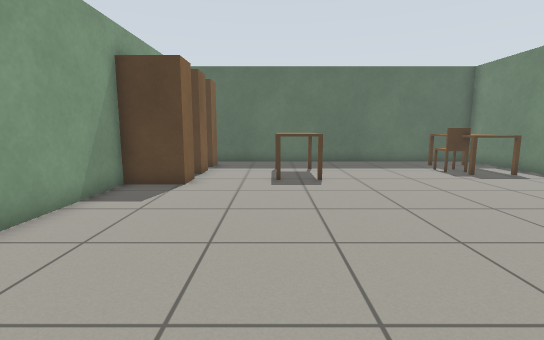
[1] (above)

13 first-person views from a walk through a robot-simulator world made for Gazebo. The camera is 0.9 m above the floor, tilts 8° down and sees 85° across. The floor is counted in squares, 0.5 m on a side. Each view is taken from the middle of a square. On the plan, view 1 faces up. The plan holds only what a view shows up to about 16 squares ahead; the rest is blank. Gazebo's built-in surfaces are drawn with simple patterns. Simple shapes stand in for some stock models.

[2]
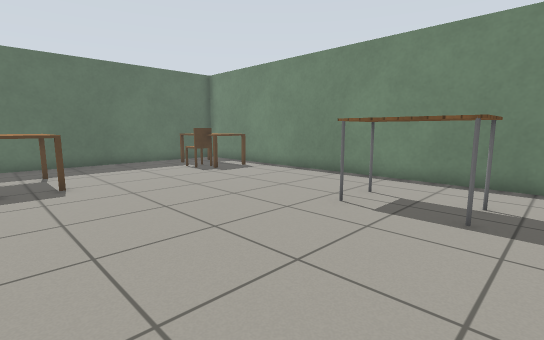

[3]
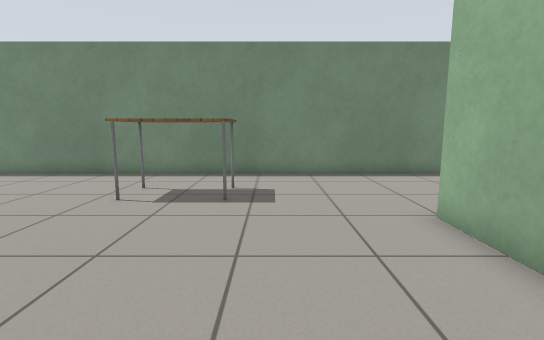

[4]
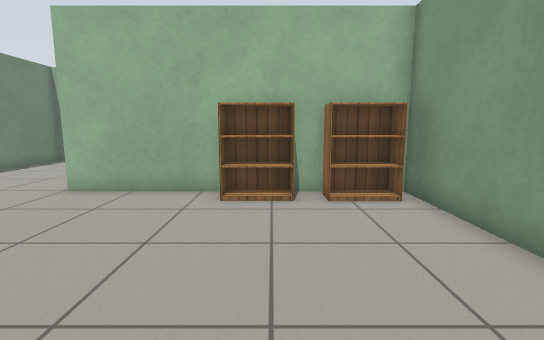

[5]
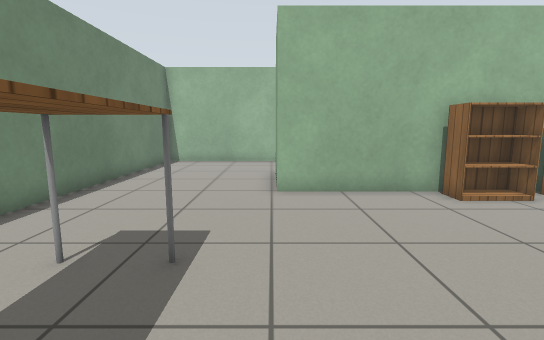

[6]
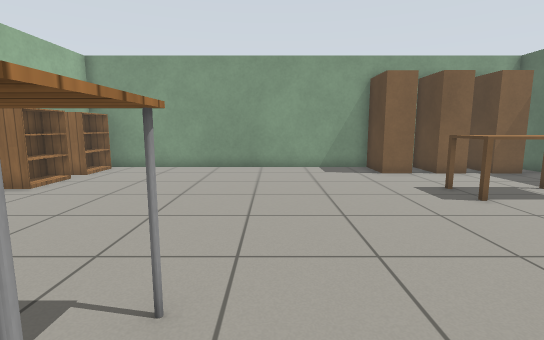

[7]
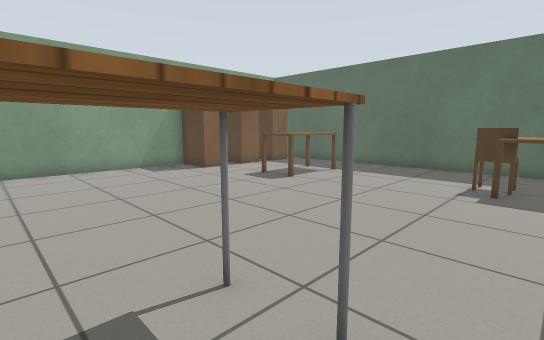

[8]
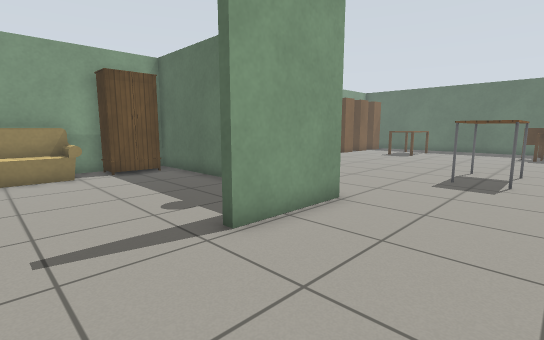

[9]
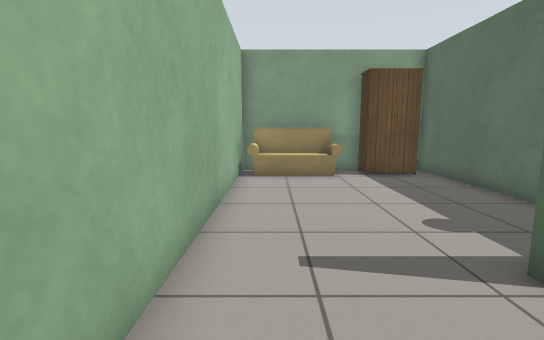

[10]
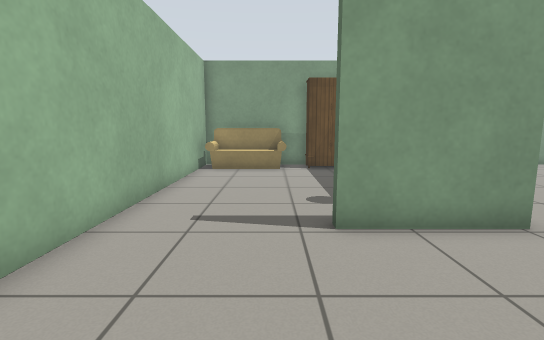

[11]
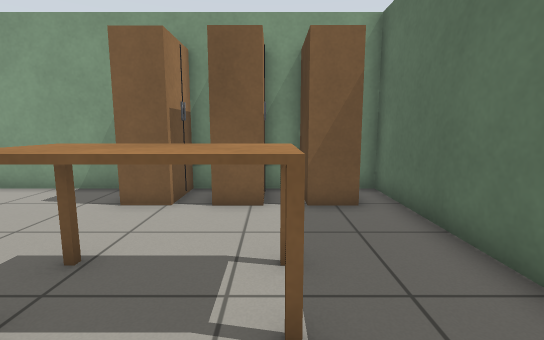

[12]
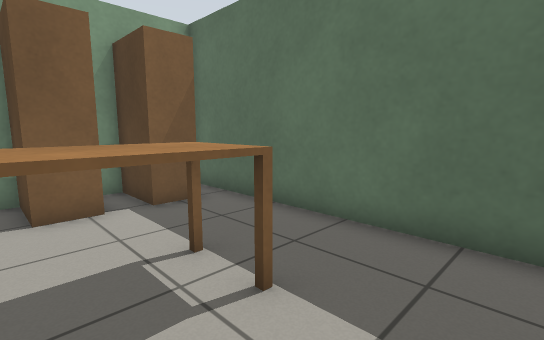

[13]
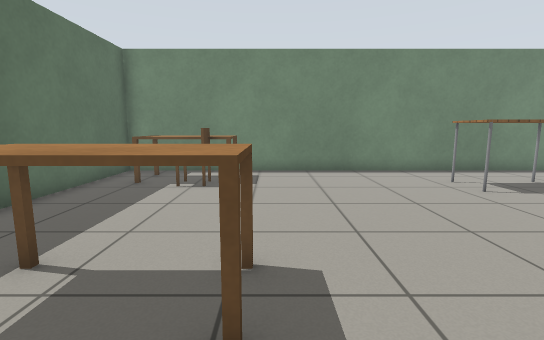

### Floor plan
Ten units are one square. View 1 is at (0, 0); x grows to the right and y downward. Boxes are objects, and circles mark ways between rooms. Rooms are numbered by the first view taken in them; rooms with no view inside come last. Other rooms are left out.
<svg viewBox="-60 -166 171 286">
<path fill="none" stroke="#000" d="M4 34 49 34 49 69M-25 34 -14 34M-48 -139 -48 34M54 113 106 113 106 -161 -48 -161M-25 113 54 113M11 36 -49 36M-48 61 -48 113"/>
<rect x="-55" y="-105" width="30" height="10" fill="#bbb"><title>wardrobe</title></rect>
<rect x="-55" y="-135" width="30" height="20" fill="#bbb"><title>wardrobe</title></rect>
<rect x="-45" y="15" width="20" height="20" fill="#bbb"><title>bookshelf</title></rect>
<rect x="-45" y="-155" width="20" height="20" fill="#bbb"><title>wardrobe</title></rect>
<rect x="-15" y="15" width="20" height="20" fill="#bbb"><title>bookshelf</title></rect>
<rect x="-5" y="-135" width="30" height="30" fill="#bbb"><title>table</title></rect>
<rect x="65" y="-45" width="20" height="40" fill="#bbb"><title>table</title></rect>
<rect x="65" y="-135" width="20" height="20" fill="#bbb"><title>chair</title></rect>
<rect x="75" y="-145" width="20" height="30" fill="#bbb"><title>kitchen table</title></rect>
<rect x="-45" y="75" width="20" height="40" fill="#bbb"><title>sofa</title></rect>
<rect x="-45" y="45" width="10" height="20" fill="#bbb"><title>wardrobe</title></rect>
<circle cx="-10" cy="40" r="3" fill="#2a7"/>
<circle cx="50" cy="90" r="3" fill="#2a7"/>
<text x="40" y="-40">1</text>
<text x="0" y="80">2</text>
</svg>
Room 1 opens to room 2.

Where each view was taken, in squares from view 1:
view 1: 0 up, 0 right, facing up
view 2: 0 up, 0 right, facing up-right
view 3: 0 up, 1 left, facing right
view 4: 5 up, 1 left, facing down
view 5: 5 up, 5 right, facing down
view 6: 5 up, 9 right, facing left
view 7: 2 up, 9 right, facing up-left
view 8: 10 down, 9 right, facing up-left
view 9: 10 down, 8 right, facing left
view 10: 8 down, 10 right, facing left
view 11: 13 up, 4 right, facing left
view 12: 11 up, 4 right, facing up-left
view 13: 10 up, 2 left, facing right
